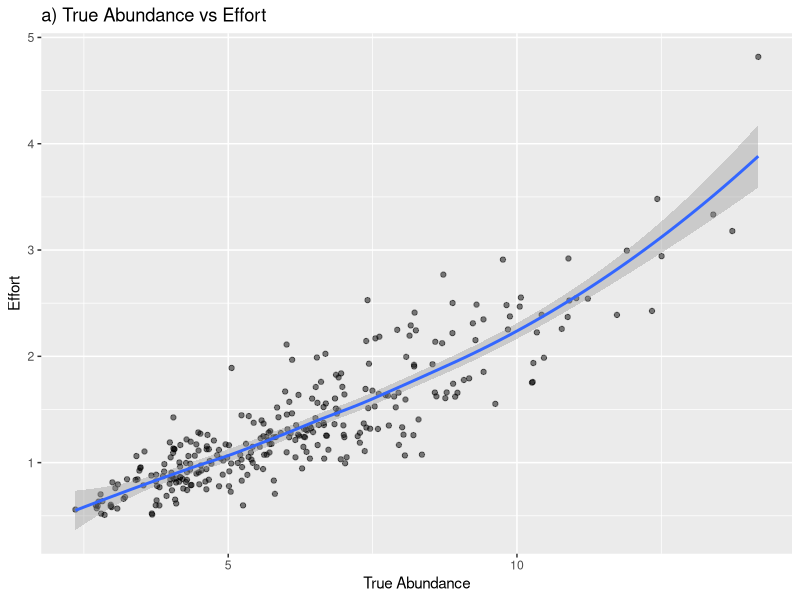
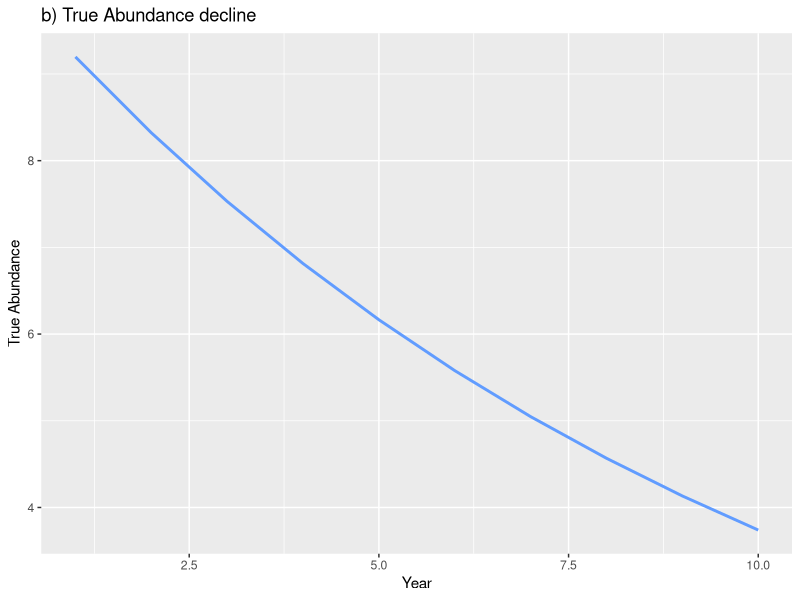
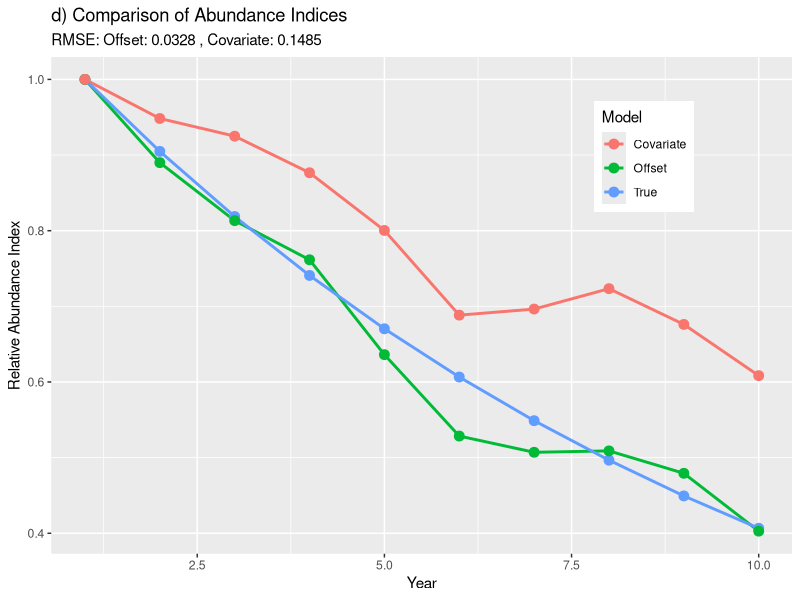
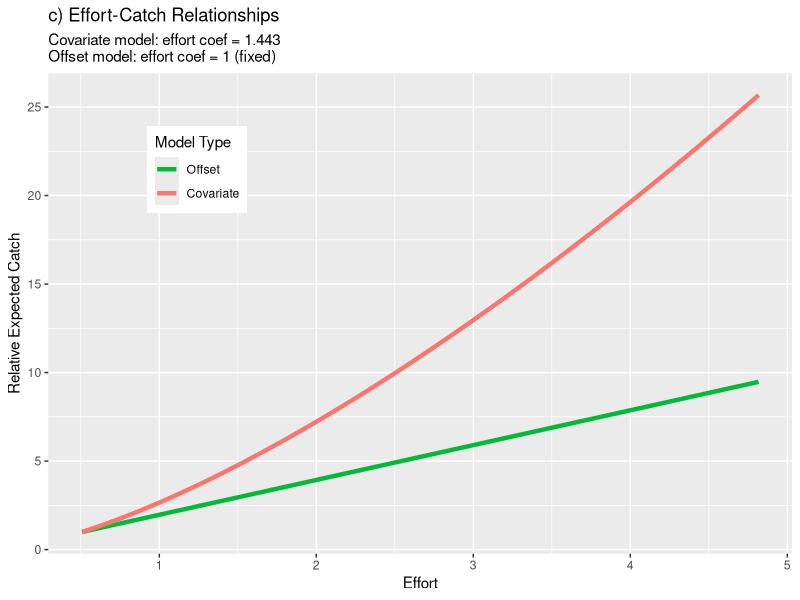
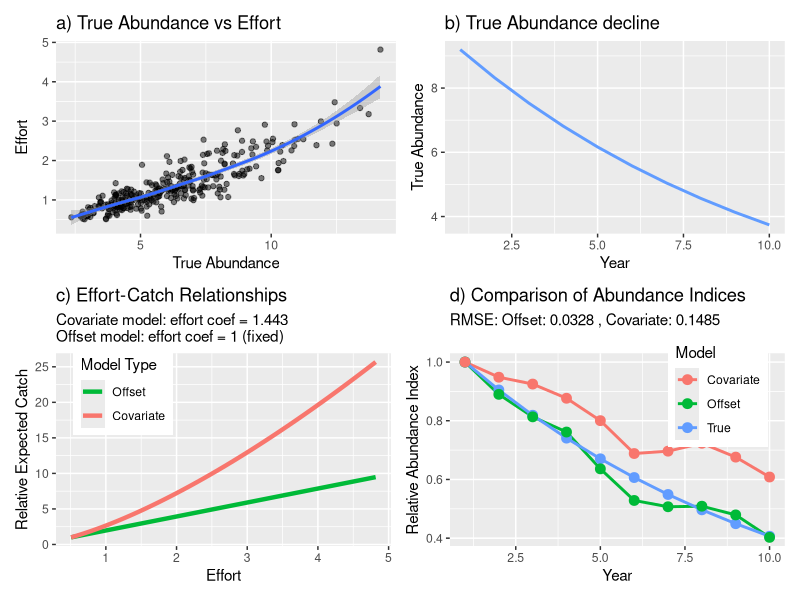

R code for these plots, in order:
##############################################################
####   Code to generate and evaluate catch data...        ####
####   ... given Site, Temperature, and Effort effects... ####
####   ... to test how to best model Effort in GLMs.      ####
####   J.A.Smith NSW DPI 29/8/25                          ####
##############################################################

## This script generates an example figure showing how when effort
## is endogenous to abundance, this can confound the effort-abundance
## relationship, and bias estimated trends in abundance. This is 
## put in a fisheries context due to the suitability of this context 
## and importance of this issue for catch rate standardizations.

## Scenario:
## The Effort-Abundance relationship is proportional, but also:
## 1) When fish abundance is higher, catch rates are higher...
## 2) When catch rates are higher, fishers respond by increasing effort...
## 3) This creates a positive correlation between effort and abundance. 
## This means that in the years where abundance is higher, and catch
## rate is higher, we also have higher effort. 

## The outcome of this scenario is that the offset model tracks the
## true abundance trend more closely than the covariate model, because
## the latter attributes some of the abundance trend to the effort term.
## The covariate model "explains away" some of the abundance signal
## through the effort term, which flattens the abundance trend that
## doesn't show the full extent of the decline.

## This simulation result clearly supports the use of offsets
## rather than covariates when:
## The effort-catch relationship is truly proportional (or close to it) &
## Effort allocation responds to catch rates (targeting behavior)


# Load libraries
library(ggplot2)
library(reshape2)
library(patchwork)

set.seed(333)

# Parameters
n_years <- 10
n_locations <- 30  # 'Abundance' is measured at numerous locations
n_observations <- n_years * n_locations

# Create year and location variables
year <- rep(1:n_years, each = n_locations)
location <- rep(1:n_locations, times = n_years)

# True abundance trend (declining)
true_year_effect <- exp(-0.1 * (1:n_years))

# Location effects (random variation by location)
location_effect <- rlnorm(n_locations, meanlog = 0, sdlog = 0.2)

# True abundance for each observation
baseline_abundance <- 10  # Added this factor to increase overall abundance
true_abundance <- baseline_abundance * true_year_effect[year] * location_effect[location]

# Add small random noise to true abundance
abundance_with_noise <- true_abundance * rlnorm(n_observations, meanlog = 0, sdlog = 0.1)

# Catchability coefficient
q <- 0.5  #high enough to avoid too many zeros

# Expected CPUE if effort were constant
expected_cpue <- q * abundance_with_noise

# The feedback loop:
# 1. Base effort (before feedback) - moderate variation
base_effort <- exp(rnorm(n_observations, mean = 0, sd = 0.2))

# 2. Adjust effort based on expected CPUE - strong feedback
# Higher CPUE -> higher effort (clear positive relationship)
effort_response <- function(cpue_values) {
  # create a strong positive relationship between CPUE and effort
  normalized_cpue <- (cpue_values - min(cpue_values)) / 
    (max(cpue_values) - min(cpue_values))
  # Convert to effort multiplier (range ~0.5 to 3)
  multiplier <- 0.5 + 2.5 * normalized_cpue
  return(multiplier)
}

effort_multiplier <- effort_response(expected_cpue)
effort <- base_effort * effort_multiplier

# Generate catch with this effort
expected_catch <- q * abundance_with_noise * effort
catch <- rpois(n_observations, expected_catch)

# Calculate observed CPUE
cpue <- catch / effort

data <- data.frame(
  year = factor(year),
  location = factor(location),
  effort = effort,
  catch = catch,
  cpue = cpue,
  true_abundance = abundance_with_noise,
  true_year_effect = true_year_effect[year] )

# Check for zeros and summarize catches by year
zero_catch_count <- sum(data$catch == 0)
print(paste("Number of zero catches:", zero_catch_count, "out of", n_observations, 
            "observations (", round(100*zero_catch_count/n_observations, 1), "%)"))

catch_by_year <- aggregate(data$catch ~ data$year, FUN=sum)
print("Catch totals by year:")
print(catch_by_year)

# Verify the relationship between abundance and effort
p1 <- ggplot(data, aes(x = true_abundance, y = effort)) +
  geom_point(alpha = 0.5) +
  geom_smooth(method = "loess") +
  labs(title = "a) True Abundance vs Effort",
       x = "True Abundance", 
       y = "Effort")
print(p1)

# Plot the specified time series of abundance
mean_n <- aggregate(true_abundance ~ year, FUN = mean)
p2 <- ggplot(mean_n, aes(x = year, y = true_abundance)) +
  geom_line(linewidth = 1, col = "#619CFF") + 
  labs(title = "b) True Abundance decline",
       x = "Year", 
       y = "True Abundance")
print(p2)


# Fit catch rate standardization models
# 1. Effort as offset
m_offset <- glm(catch ~ year + offset(log(effort)), family = quasipoisson, data = data)

# 2. Effort as covariate
m_covariate <- glm(catch ~ year + log(effort), family = quasipoisson, data = data)

# Extract year coefficients
get_abundance_index <- function(model, reference_year = 1) {
  year_coefs <- coef(model)[grep("year", names(coef(model)))]
  # Add reference year (which has coefficient 0)
  year_coefs <- c(0, year_coefs)
  # Convert to abundance index
  abundance_index <- exp(year_coefs)
  # Scale to first year = 1
  abundance_index <- abundance_index / abundance_index[reference_year]
  return(abundance_index)
}

# Get abundance indices
index_offset <- get_abundance_index(m_offset)
index_covariate <- get_abundance_index(m_covariate)

# True index (normalized to year 1)
true_index <- true_year_effect / true_year_effect[1]

# Calculate error metrics
rmse_offset <- sqrt(mean((index_offset - true_index)^2))
rmse_covariate <- sqrt(mean((index_covariate - true_index)^2))

# Print effort coefficient from covariate model
print(paste("Effort coef. in covariate model:", coef(m_covariate)["log(effort)"]))

# Print error metrics
print(paste("RMSE for offset model:", rmse_offset))
print(paste("RMSE for covariate model:", rmse_covariate))

# Plot
years <- 1:n_years
results_df <- data.frame(
  Year = rep(years, 3),
  Model = factor(rep(c("True", "Offset", "Covariate"), each = n_years)),
  Index = c(true_index, index_offset, index_covariate) )

p3 <- ggplot(results_df, aes(x = Year, y = Index, color = Model, group = Model)) +
  geom_line(linewidth = 1) +
  geom_point(size = 3) +
  labs(title = "d) Comparison of Abundance Indices",
       subtitle = paste("RMSE: Offset:", round(rmse_offset, 4), 
                        ", Covariate:", round(rmse_covariate, 4)),
       y = "Relative Abundance Index",
       x = "Year") + 
  theme(legend.position = "inside",
        legend.position.inside = c(0.8,0.8))
print(p3)



## The estimated effort coefficient from the covariate model
effort_coef <- coef(m_covariate)["log(effort)"]

# Sequence of effort values
effort_seq <- seq(min(data$effort), max(data$effort), length.out = 100)

# Set a constant abundance and show the functional form
# of how catch relates to effort under each model

# Calculate expected catch-effort relationships
# For the offset model, catch ~ effort^1
# For the covariate model, catch ~ effort^coefficient
df_relationships <- data.frame(
  effort = effort_seq,
  # Offset model (proportional relationship)
  Offset = effort_seq,
  # Covariate model (estimated relationship)
  Covariate = effort_seq^effort_coef )

# Scale both to start at the same point (for easier comparison)
df_relationships$Offset <- df_relationships$Offset / df_relationships$Offset[1]
df_relationships$Covariate <- df_relationships$Covariate / df_relationships$Covariate[1]

# Reshape and plot
df_long <- melt(df_relationships, id.vars = "effort", 
                variable.name = "relationship", value.name = "relative_catch")

p4 <- ggplot(df_long, aes(x = effort, y = relative_catch, color = relationship)) +
  geom_line(linewidth = 1.5) +
  labs(title = "c) Effort-Catch Relationships",
       subtitle = paste("Covariate model: effort coef =", round(effort_coef, 3),
                        "\nOffset model: effort coef = 1 (fixed)"),
       x = "Effort", 
       y = "Relative Expected Catch",
       color = "Model Type") +
  scale_color_manual(values = c("Offset" = "#00BA38", "Covariate" = "#F8766D")) +
  theme(legend.position = "inside",
        legend.position.inside = c(0.2,0.8))
print(p4)


(p1 + p2) / (p4 + p3)
